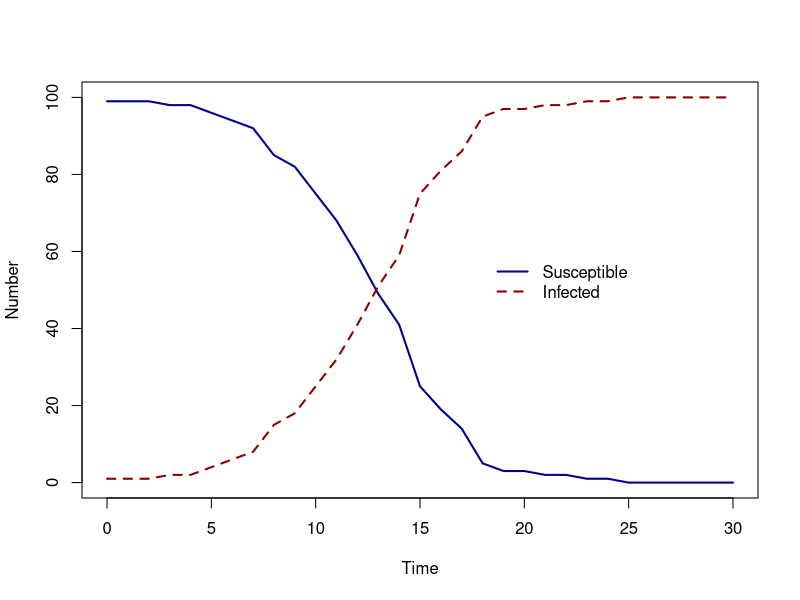
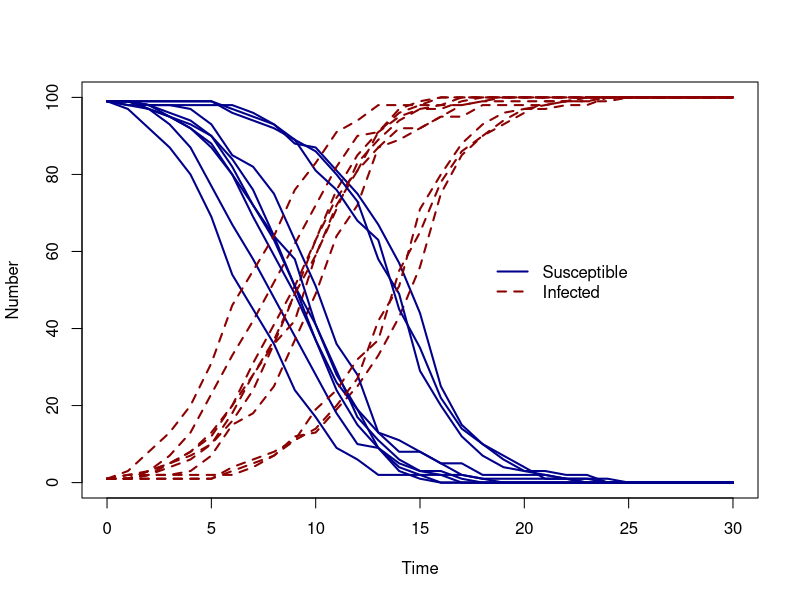

Write R code to recreate these figures, in order.
## ---- chunk 1
knitr::opts_chunk$set(echo = TRUE, comment = NA, fig.align = "center")
## ---- chunk 2
SI_model <- function(pars, initial_state, n_days) {

  # Assign numbers in each state on day 0
  S_t <- initial_state["S0"]
  I_t <- initial_state["I0"]

  # Total pop size
  N <- S_t + I_t

  # Set up data frame to store results
  results <- data.frame(time = 0, S = S_t, I = I_t)

  # Set the day counter = 1
  day <- 1

  while (day <= n_days) {

    # Probability of infection
    p_t <- 1 - exp(-pars["beta"] * I_t / N)

    # How many infections
    B_t <- rbinom(1, S_t, p_t)

    # Update the number of susceptible and infected individuals
    S_t <- results$S[day] - B_t
    I_t <- results$I[day] + B_t

    # Store results
    results <- rbind(results, c(day, S_t, I_t))

    # Increase day
    day <- day + 1
  }

  return(results)
}
## ---- chunk 3
pars <- c(beta = 0.6)
initial_state <- c(S0 = 99, I0 = 1)

output <- SI_model(pars, initial_state, n_days = 30)

plot(output$time, output$S, col = "darkblue", lwd = 2,
     type = "l", ylim = c(0, 100), ylab = "Number", xlab = "Time")
lines(output$time, output$I, col = "darkred", lwd = 2, lty = 2, type = "l")
legend(18, 60, c("Susceptible", "Infected"),
       col = c("darkblue", "darkred"),
       lwd = 2, lty = c(1, 2), bty = "n")
## ---- chunk 4
pars <- c(beta = 0.6)
initial_state <- c(S0 = 99, I0 = 1)
n_days <- 30

# Create an empty plot
plot(NA, xlim = c(0, n_days), ylim = c(0, 100), ylab = "Number", xlab = "Time")
legend(18, 60, c("Susceptible", "Infected"),
       col = c("darkblue", "darkred"),
       lwd = 2, lty = c(1, 2), bty = "n")

# Repeat the for loop n_sim = 10 times
n_sims <- 10
for (i in 1:n_sims) {
  output <- SI_model(pars, initial_state, n_days)
  lines(output$time, output$S, col = "darkblue", lwd = 2,
        type = "l", ylim = c(0, 100), ylab = "Number", xlab = "Time")
  lines(output$time, output$I, col = "darkred", lwd = 2, lty = 2, type = "l")
}

